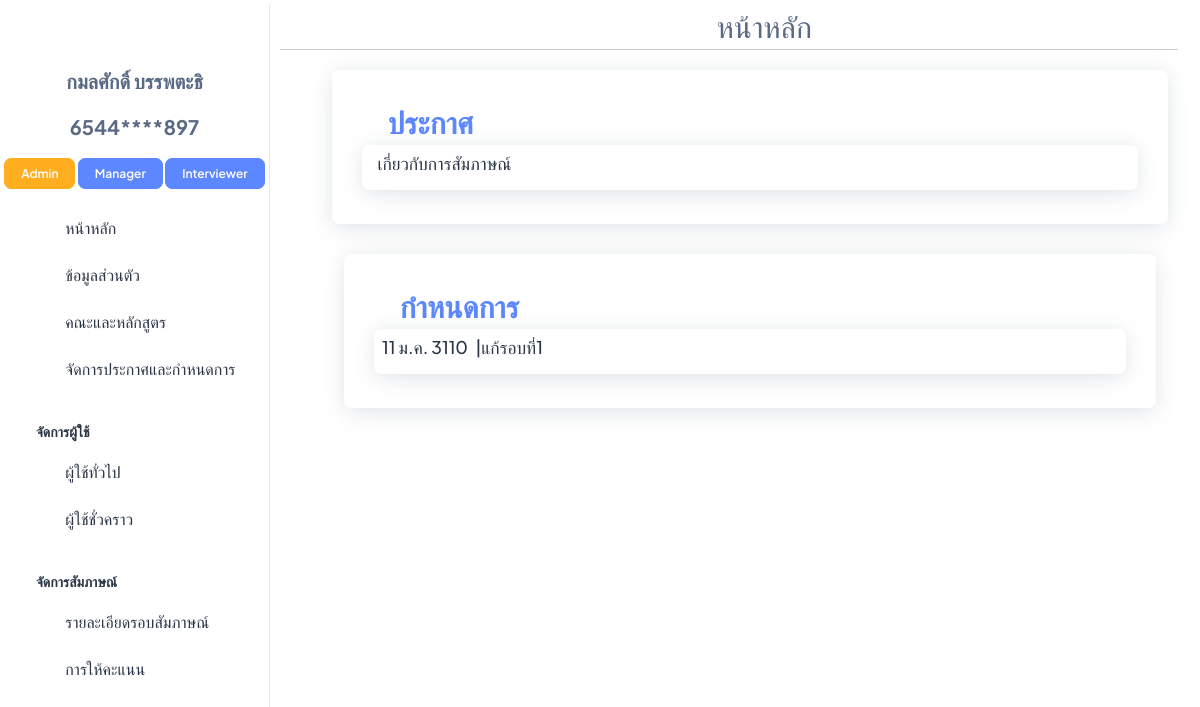
/Admin_page (signed in), run on the app's committed database.
### interview/models.py (models this page shows, shortened)
class User(AbstractBaseUser, PermissionsMixin):
    email = models.EmailField(unique=True)
    username = models.CharField(max_length=30, unique=True)
    first_name = models.CharField(max_length=100)
    last_name = models.CharField(max_length=100)
    gender = models.CharField(max_length=20)
    address = models.CharField(max_length=400)
    postcode = models.CharField(max_length=20)
    phone_number = models.CharField(max_length=10)
    citizen_id = models.CharField(max_length=13,unique=True,blank=True,null=True)
    birth_date = models.DateField(blank=True,null=True)
    date_joined = models.DateTimeField(default=timezone.now)
    is_active = models.BooleanField(default=True)
    is_staff = models.BooleanField(default=False)
    objects = CustomUserManager()
    USERNAME_FIELD = 'username'
    EMAIL_FIELD = 'email'
    REQUIRED_FIELDS = ['email']

class Role(models.Model):
    DEFAULT_ROLES = ['Admin', 'Manager','Interviewer', 'Student']
    name = models.CharField(max_length=50, default=DEFAULT_ROLES[0], choices=[(role, role) for role in DEFAULT_ROLES])
    users = models.ManyToManyField(User, related_name='roles', blank=True)
    TemporaryUser = models.ManyToManyField(TemporaryUser, related_name='roles', blank=True)

class Announcement(models.Model):
    post_date = models.DateField(default=datetime.now)
    expire_date = models.DateField(null=True,blank=True)
    major = models.ManyToManyField(Major)
    round = models.ManyToManyField(Round)
    role = models.ManyToManyField(Role )
    title = models.CharField(max_length=200)
    announcement_content = models.TextField()

class Schedule(models.Model):
    start_date = models.DateField(default=datetime.now)
    end_date = models.DateField()
    major = models.ManyToManyField(Major)
    round = models.ManyToManyField(Round)
    role = models.ManyToManyField(Role)
    schedule_name = models.CharField(max_length=200)
    schedule_content = models.TextField()

### interview/views.py (the view)
# urls.py: path('Admin_page',admin_page, name='Admin_page'),
@login_required
@user_passes_test(is_admin)
def admin_page(request):
    Announcement_all = Announcement.objects.filter(role__name='Admin')
    Schedule_all = Schedule.objects.filter(role__name='Admin')
    return render(request,'admin/Admin_page.html',{'Announcement':Announcement_all,'Schedule':Schedule_all})

### interview/views.py (called while the page is built)
def is_admin(user):
    if isinstance(user, User):
        return user.roles.filter(name='Admin').exists()
    else:
        return False

### interview/templates/admin/Admin_page.html (shortened to what this page needs)
        {% extends 'admin/base/n_base.html' %}
        {% load static %}
        {% block css_js %}
        <link rel="stylesheet" href="{% static 'css/admin_css/Admin_page.css' %}" />
        {% endblock %}
        {% block topic %}
        <div class="fs-8 mt-1 text-muted text-center">
            <span><i class="ti ti-home"></i> หน้าหลัก</span>
        </div>
        {% endblock %}
        {% block content %}
        <div class="pt-14 px-2">
            <div class="container-fluid">
                <div class="container-fluid">
                    <div class="card">
                        <div class="card-body">
                            <span>
                            <i class="ti ti-news fs-8"></i>
                            </span>
                            <span class="card-title fw-semibold mb-2 text-primary">ประกาศ</span>
                            {% for i in Announcement %}
                            <div class="card mb-1">
                                <div class="card-body p-2">
                                    <div id="read_Announcement" class="d-flex justify-content-between" onclick="read_Announcement(this.getAttribute('data-title'), this.getAttribute('data-content'))" data-id="{{ i.id }}" data-title="{{ i.title | escape }}" data-content="{{ i.announcement_content | escape }}">
                                        <div>
                                        <h5 style="display: inline-block;">{{ i.title }}</h5>
                                        </div>
                                </div>
                            </div>
                            {% endfor %}
                        </div>
                    </div>
                </div>
            </div>
            <div class="container-fluid">
                <div class="container-fluid">
                    <div class="card">
                        <div class="card-body">
                            <span>
                                <i class="ti ti-calendar-event fs-8"></i>
                            </span>
                            <span class="card-title fw-semibold mb-2 text-primary">กำหนดการ</span>
                            {% for i in Schedule %}
                            <div class="card mb-1">
                                <div class="card-body p-2">
                                    <div id="read_schedule" class="d-flex justify-content-between" onclick="read_schedule(this.getAttribute('data-title'), this.getAttribute('data-content'))" data-id="{{ i.id }}" data-title="{{ i.schedule_name | escape }}" data-content="{{ i.schedule_content | escape }}">
                                        <div>
                                            <h5 class="display_birth_date" style="display: inline-block; margin-right: 5px;"></h5>
                                        <h5 style="display: inline-block;">|{{ i.schedule_name }} </h5>
                                        </div>
                                </div>
                            </div>
                            {% endfor %}
                        </div>
                    </div>
                </div>
            </div>
        </div>
        {% endblock %}

### interview/templates/admin/base/n_sidebar.html (shortened to what this page needs)
<!DOCTYPE html>
<html lang="en">
    <head>
        {% load static %}
        <link rel="stylesheet" href="{% static 'css/styles.min.css' %}" />
      </head>
<body>
<aside class="left-sidebar position-fixed">
    <div>
        {% if user.is_authenticated %}
        <a href="{% url 'log_out' %}">
            <i class="ti ti-logout fs-8 text-danger mt-3"style="display: block; text-align: center;"></i>
        </a>
        <p class="text-center pt-3 fw-bolder fs-6 text-muted">{{ user.first_name }} {{ user.last_name }}</p>
        <p class="text-center fw-bolder fs-6 text-muted">{{ user.citizen_id|slice:":4" }}****{{ user.citizen_id|slice:"-3:" }}</p>
        <div class="text-center">
            {% for role in user.roles.all %}
                {% if role.name == 'Admin' %}
                <a href="{% url 'Admin_page' %}" class="btn btn-warning fs-2 fw-semibold lh-sm">Admin</a>
                {% endif %}
                {% if role.name == 'Manager' %}
                <a href="{% url 'Manager_page' id=user.id %}" class="btn btn-primary fs-2 fw-semibold lh-sm">Manager</a>
                {% endif %}
                {% if role.name == 'Interviewer' %}
                <a href="{% url 'Interviewer_page' %}" class="btn btn-primary fs-2 fw-semibold lh-sm">Interviewer</a>
                {% endif %}
            {% endfor %}
        </div>
        {% endif %}
      </div>
      <nav class="sidebar-nav scroll-sidebar" data-simplebar="">
        <ul id="sidebarnav">
          <li class="sidebar-item mt-3">
            <a class="sidebar-link" href="{% url 'Admin_page'%}" aria-expanded="false">
              <span>
                <i class="ti ti-home"></i>
              </span>
              <span class="hide-menu fs-4">หน้าหลัก</span>
            </a>
          </li>
          <li class="sidebar-item">
            <a class="sidebar-link" href="{% url 'admin_profile'%}" aria-expanded="false">
              <span>
                <i class="ti ti-user-circle"></i>
              </span>
              <span class="hide-menu fs-4">ข้อมูลส่วนตัว</span>
            </a>
          </li>
          <li class="sidebar-item">
            <a class="sidebar-link" href="{% url 'FacultyMajor'%}" aria-expanded="false">
              <span>
                <i class="ti ti-book"></i>
              </span>
              <span class="hide-menu fs-4">คณะและหลักสูตร</span>
            </a>
          </li>
          <li class="sidebar-item">
            <a class="sidebar-link" href="{% url 'Announcement_page'%}" aria-expanded="false">
              <span>
                <i class="ti ti-news"></i>
              </span>
              <span class="hide-menu fs-4">จัดการประกาศและกำหนดการ</span>
            </a>
          </li>
          <li class="nav-small-cap">
            <span class="hide-menu fs-3">จัดการผู้ใช้</span>
          </li>
          <li class="sidebar-item">
            <a class="sidebar-link" href="{% url 'User'%}" aria-expanded="false">
              <span>
                <i class="ti ti-user-check"></i>
              </span>
              <span class="hide-menu fs-4">ผู้ใช้ทั่วไป</span>
            </a>
          </li>
          <li class="sidebar-item">
            <a class="sidebar-link" href="{% url 'TemporaryUser'%}" aria-expanded="false">
              <span>
                <i class="ti ti-user-x"></i>
              </span>
              <span class="hide-menu fs-4">ผู้ใช้ชั่วคราว</span>
            </a>
          </li>
          <li class="nav-small-cap">
            <span class="hide-menu fs-3">จัดการสัมภาษณ์</span>
          </li>
          <li class="sidebar-item">
            <a class="sidebar-link" href="{% url 'Interview'%}" aria-expanded="false">
              <span>
                <i class="ti ti-clipboard-text"></i>
              </span>
              <span class="hide-menu fs-4">รายละเอียดรอบสัมภาษณ์</span>
            </a>
          </li>
          <li class="sidebar-item">
            <a class="sidebar-link" href="{% url 'Score'%}" aria-expanded="false">
              <span>
                <i class="ti ti-clipboard-check"></i>
              </span>
              <span class="hide-menu fs-4">การให้คะแนน</span>
            </a>
          </li>
        </ul>
      </nav>
  </aside>
</body>
</html>

### interview/static/css/admin_css/Admin_page.css (style rules this page uses)
#read_Announcement { cursor: pointer; }
#read_schedule { cursor: pointer; }

### data on the page
User: first_name "กมลศักดิ์", last_name "บรรพตะธิ", citizen_id "6544", citizen_id "897"
Role: name "Admin"
Role: name "Manager"
Role: name "Interviewer"
Announcement: title "เกี่ยวกับการสัมภาษณ์"
Schedule: schedule_name "แก้รอบที่1"
